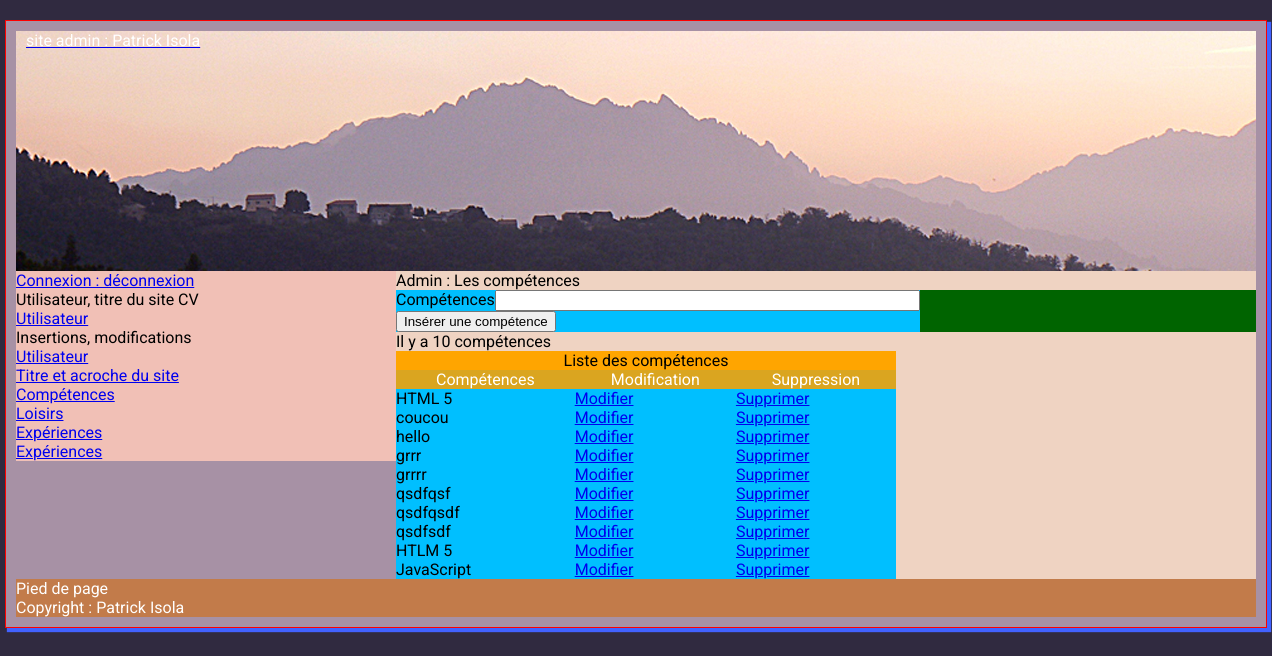
Before: /admin/competences.php with the older database file.
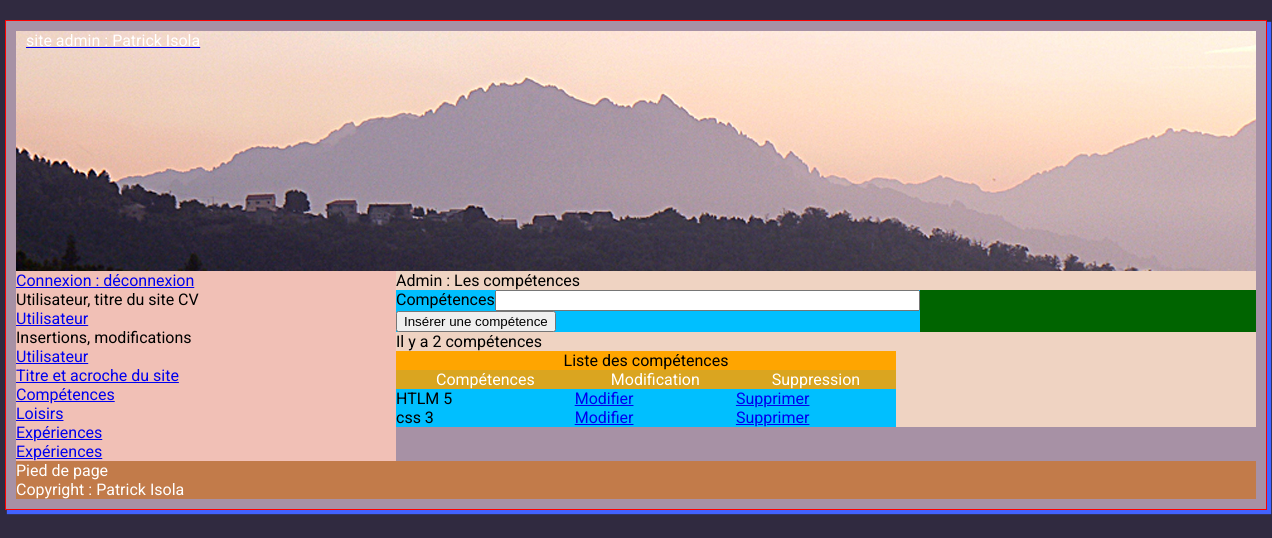
After: the same page with the newer database file.
### tables this page shows
CREATE TABLE `t_competences` (
  `id_competence` int(11) NOT NULL,
  `competence` text,
  `utilisateur_id` int(11) NOT NULL
);

CREATE TABLE `t_utilisateur` (
  `id_utilisateur` int(11) NOT NULL,
  `prenom` varchar(25) NOT NULL,
  `nom` varchar(25) NOT NULL,
  `email` varchar(50) NOT NULL,
  `telephone` varchar(20) NOT NULL COMMENT 'varchar car 0 n''est pas un entier',
  `mdp` varchar(13) NOT NULL,
  `pseudo` varchar(13) NOT NULL,
  `avatar` varchar(13) NOT NULL,
  `age` smallint(5) NOT NULL,
  `date_naissance` date NOT NULL,
  `sexe` enum('Femme','Homme') NOT NULL,
  `etat_civil` enum('M.','Mme') NOT NULL,
  `statut_marital` varchar(13) NOT NULL,
  `adresse` text NOT NULL,
  `code_postal` varchar(5) NOT NULL,
  `ville` varchar(20) NOT NULL,
  `pays` varchar(25) NOT NULL,
  `note` varchar(20) NOT NULL
);

### admin/competences.php (the view, shortened to what this page needs)
<?php require '../connexion/connexion.php' ?>
<!DOCTYPE html>
<html lang="fr">
<head>
<link type="text/css" href="../css/style_admin.css" rel="stylesheet">
</head>
<body>
    <div id="enveloppe">
    <header>
        <?php include ("admin_en_tete.php"); ?>
    </header>
    <div id="menu">
        <?php include ("admin_menu.php"); ?>
    </div>
    <div id="contenuPrincipal">
        <h1>Admin : Les compétences</h1>
    <form action="competences.php" method="post">
        <table width="200px" border="1">
            <tr>
                <td>Compétences</td>
                <td><input type="text" name="competence" id="competence" size="50" required</td>
            </tr>
            <tr>
                <td colspan="2"><input type="submit" value="Insérer une compétence"></td>
            </tr>
        </table>
    </form>
    <p>
    <?php
        $sql = $pdoCV->prepare("SELECT * FROM t_competences");
        $sql->execute();
        $nbr_competences = $sql->rowCount();
    ?>
        Il y a <?php echo $nbr_competences; ?> compétences</p>
    <table width="500" border="2">
        <caption>Liste des compétences</caption>
        <tbody>
            <tr>
                <th>Compétences</th>
                <th>Modification</th>
                <th>Suppression</th>
            </tr>
        <tr>
            <?php while ($ligne = $sql->fetch()) { ?>
            <td><?php echo $ligne['competence']; ?></td>
            <td><a href="modifVOIR.php?id_competence=<?php echo $ligne['id_competence']; ?>">Modifier</a></td>
            <td><a href="competences.php?id_competence=<?php echo $ligne['id_competence']; ?>">Supprimer</a></td>
        </tr>
            <?php } ?>
        </tbody>
    </table>
    </div>
    <footer>
        <?php include ("admin_footer.php"); ?>
    </footer>
    </div>
</body>
</html>

### admin/admin_en_tete.php
<a href="index.php"><h1>site admin : Patrick Isola</h1></a>

### admin/admin_menu.php
<h2><a href="#">Connexion : déconnexion</a></h2>
<ul>
    <li>Utilisateur, titre du site CV</li>
        <ul>
            <li><a href="utilisateur.php">Utilisateur</a></li>
        </ul>
    <li>Insertions, modifications</li>
        <ul>
            <li><a href="utilisateurs.php">Utilisateur</a></li>
            <li><a href="titre_du_cv.php">Titre et acroche du site</a></li>
            <li><a href="competences.php">Compétences</a></li>
            <li><a href="loisirs.php">Loisirs</a></li>
            <li><a href="experiences.php">Expériences</a></li>
            <li><a href="experiences.php">Expériences</a></li>
        </ul>
</ul>

### admin/admin_footer.php
<?php
    $sql = $pdoCV->query(" SELECT * FROM t_utilisateur WHERE id_utilisateur ='1' ");
    $ligne = $sql->fetch();
    ?>
<p>Pied de page</p>
<p>Copyright : <?php echo $ligne['prenom'].' '.$ligne['nom']; ?></p>

### css/style_admin.css (style rules this page uses)
html, body, div, span, applet, object, iframe, h1, h2, h3, h4, h5, h6, p, blockquote, pre, a, abbr, acronym, address, big, cite, code, del, dfn, em, img, ins, kbd, q, s, samp, small, strike, strong, sub, sup, tt, var, b, u, i, center, dl, dt, dd, ol, ul, li, fieldset, form, label, legend, table, caption, tbody, tfoot, thead, tr, th, td, article, aside, canvas, details, embed, figure, figcaption, footer, header, hgroup, menu, nav, output, ruby, section, summary, time, mark, audio, video { margin: 0; padding: 0; border: 0; font-size: 100%; font: inherit; vertical-align: baseline; }
article, aside, details, figcaption, figure, footer, header, hgroup, menu, nav, section { display: block; }
body { line-height: 1; }
ol, ul { list-style: none; }
table { border-collapse: collapse; border-spacing: 0; }
body { margin: auto; font: 1em Roboto, sans-serif; background-color: #302A40; }
header { background: url(../img/popolasca.jpg) center center no-repeat; height:240px; margin-right: 10px; margin-left: 10px; }
#enveloppe { width: 1260px; margin-right: auto; margin-left: auto; margin-top: 20px; background-color: #A791A5; border: 1px solid red; -webkit-box-shadow: 3px 3px 1px 1px #4262FF; box-shadow: 3px 3px 1px 1px #4262FF; }
#menu { width: 380px; background-color: #F1C0B6; float: left; margin-left: 10px; }
#contenuPrincipal { width: 860px; background-color: #EFD3C2; float: right; margin-right: 10px; }
footer { margin-right: 10px; margin-left: 10px; margin-bottom: 10px; color:white; background: #C27B4A; }
header h1 { color: #fff; margin: 10px; }
table { background-color: deepskyblue; }
caption { background:orange; }
th { background-color: goldenrod; color: white; }
form { background-color: darkgreen; }

Changed rows visible on the page:
removed t_competences: competence "HTML 5"
removed t_competences: competence "coucou"
removed t_competences: competence "hello"
removed t_competences: competence "grrr"
removed t_competences: competence "grrrr"
removed t_competences: competence "qsdfqsf"
removed t_competences: competence "qsdfqsdf"
removed t_competences: competence "qsdfsdf"
removed t_competences: competence "JavaScript"
added t_competences: competence "css 3"
Other visible differences:
$nbr_competences: "10" → "2"
